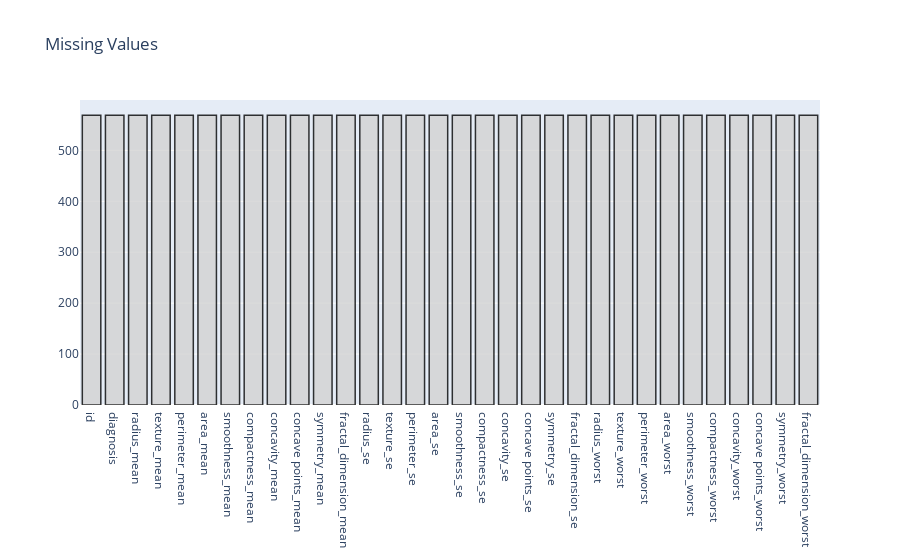

Notebook source saved alongside this figure:
### Markdown cell above
## <a id='1.3'>1.3. Missing values</a>

### Code cell
null_feat = pd.DataFrame(len(data['id']) - data.isnull().sum(), columns = ['Count'])

trace = go.Bar(x = null_feat.index, y = null_feat['Count'] ,opacity = 0.8, marker=dict(color = 'lightgrey',
        line=dict(color='#000000',width=1.5)))

layout = dict(title =  "Missing Values")
                    
fig = dict(data = [trace], layout=layout)
py.iplot(fig)

### Figure 1 — Plotly figure (JSON) as saved in the notebook; plotly's stock layout.template omitted (floating-point values rounded to 4 significant figures)
{"data": [{"marker": {"color": "lightgrey", "line": {"color": "#000000", "width": 1.5}}, "opacity": 0.8, "type": "bar", "x": ["id", "diagnosis", "radius_mean", "texture_mean", "perimeter_mean", "area_mean", "smoothness_mean", "compactness_mean", "concavity_mean", "concave points_mean", "symmetry_mean", "fractal_dimension_mean", "radius_se", "texture_se", "perimeter_se", "area_se", "smoothness_se", "compactness_se", "concavity_se", "concave points_se", "symmetry_se", "fractal_dimension_se", "radius_worst", "texture_worst", "perimeter_worst", "area_worst", "smoothness_worst", "compactness_worst", "concavity_worst", "concave points_worst", "symmetry_worst", "fractal_dimension_worst"], "y": [569, 569, 569, 569, 569, 569, 569, 569, 569, 569, 569, 569, 569, 569, 569, 569, 569, 569, 569, 569, 569, 569, 569, 569, 569, 569, 569, 569, 569, 569, 569, 569]}], "layout": {"title": {"text": "Missing Values"}}}
